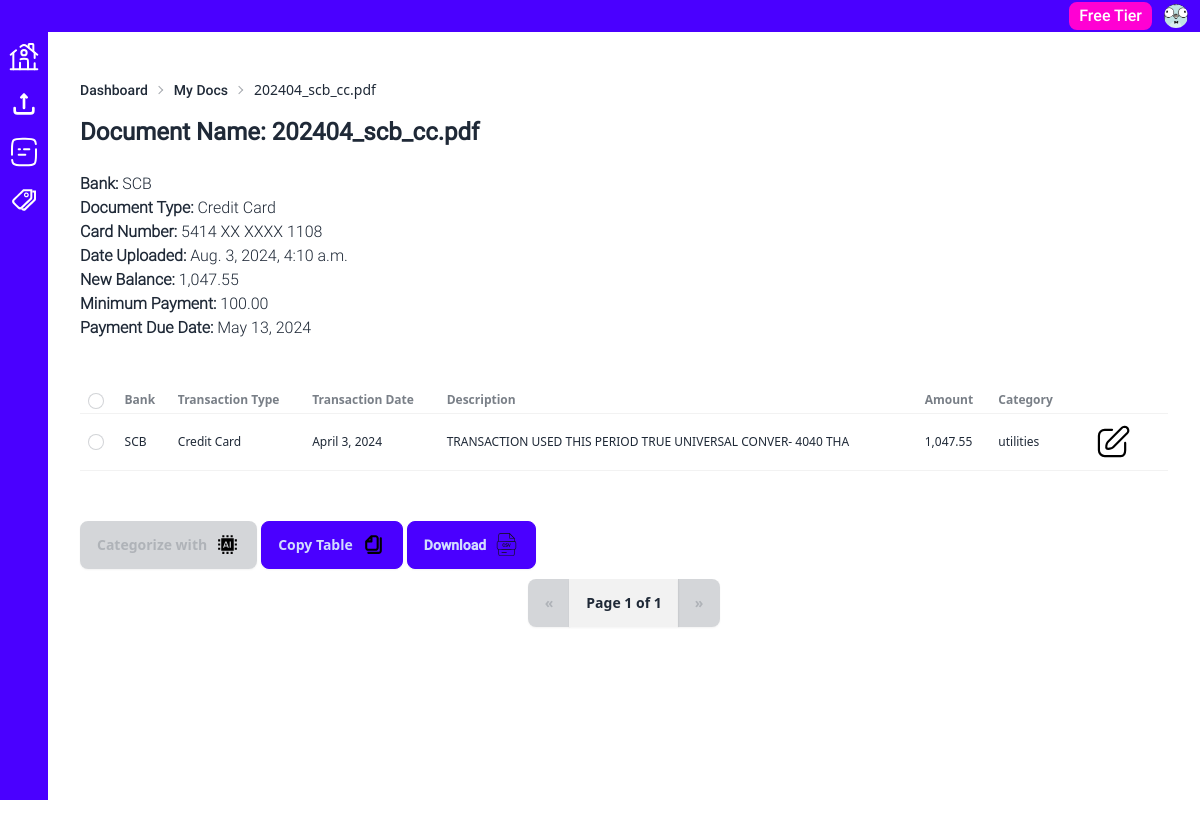
/upload_doc/my_docs/17/credit-card (signed in), run on the app's committed database.
### upload_doc/models.py (models this page shows, shortened)
class Document(models.Model):
    user = models.ForeignKey(
        CustomUser,
        on_delete=models.CASCADE,
        related_name="documents",
        null=True,
        blank=True,
    )
    name = models.CharField(max_length=255, null=True, blank=True)
    s3_file_name = models.CharField(max_length=255, null=True, blank=True)
    date_uploaded = models.DateTimeField(auto_now_add=True)
    transaction_type = models.ForeignKey(
        TransactionType,
        on_delete=models.CASCADE,
        related_name="document",
        null=True,
        blank=True,
    )
    bank = models.ForeignKey(
        Bank,
        on_delete=models.CASCADE,
        related_name="document",
        null=True,
        blank=True,
    )

class Bank(models.Model):
    name = models.CharField(max_length=100)

class TransactionType(models.Model):
    name = models.CharField(max_length=30)
    slug = models.SlugField(max_length=30, null=True, blank=True)

class CreditCardSummary(models.Model):
    user = models.ForeignKey(
        CustomUser,
        on_delete=models.CASCADE,
        related_name="credit_card_summary",
        null=True,
        blank=True,
    )
    document = models.ForeignKey(
        Document,
        on_delete=models.CASCADE,
        related_name="credit_card_summary",
        null=True,
        blank=True,
    )
    card_number = models.CharField(max_length=20, null=True, blank=True)
    credit_limit = models.DecimalField(
        max_digits=10,
        decimal_places=2,
        null=True,
        blank=True,
    )
    closing_date = models.DateField(null=True, blank=True)

class BalanceAndPayment(models.Model):
    user = models.ForeignKey(
        CustomUser,
        on_delete=models.CASCADE,
        related_name="balance_and_payment",
        null=True,
        blank=True,
    )
    document = models.ForeignKey(
        Document,
        on_delete=models.CASCADE,
        related_name="balance_and_payment",
        null=True,
        blank=True,
    )
    new_balance = models.DecimalField(
        max_digits=10,
        decimal_places=2,
        null=True,
        blank=True,
    )
    minimum_payment = models.DecimalField(
        max_digits=10,
        decimal_places=2,
        null=True,
        blank=True,
    )
    payment_date = models.DateField(null=True, blank=True)

class TransactionDetail(models.Model):
    document = models.ForeignKey(
        Document,
        on_delete=models.CASCADE,
        related_name="transaction_details",
    )
    transaction_date = models.DateField(null=True, blank=True)
    posting_date = models.DateField(null=True, blank=True)
    description = models.CharField(
        max_length=255,
        null=True,
        blank=True,
    )
    foreign_currency = models.CharField(
        max_length=255,
        null=True,
        blank=True,
    )
    amount = models.DecimalField(
        max_digits=10,
        decimal_places=2,
        null=True,
        blank=True,
    )
    expense_category = models.ForeignKey(
        ExpenseCategory,
        on_delete=models.CASCADE,
        related_name="transaction_details",
        null=True,
        blank=True,
    )
    ending_balance = models.DecimalField(
        max_digits=10,
        decimal_places=2,
        null=True,
        blank=True,
    )
    saved = models.BooleanField(default=False)
    account_category = models.ForeignKey(
        "AccountCategory",
        on_delete=models.CASCADE,
        related_name="transaction_details",
        null=True,
        blank=True,
    )
    gl_account = models.ForeignKey(
        "GLAccount",
        on_delete=models.CASCADE,
        related_name="transaction_details",
        null=True,
        blank=True,
    )

class ExpenseCategory(models.Model):
    user = models.ForeignKey(
        CustomUser,
        on_delete=models.CASCADE,
        related_name="expense_categories",
        null=True,
        blank=True,
    )
    name = models.CharField(max_length=100)

### upload_doc/views.py (the view, shortened to what this page needs)
def my_docs_detail(request, pk=None, transaction_type_slug=None):
    if request.method == "GET":
        if not request.user.is_anonymous and request.user.has_verified_email:
            user = request.user
            document = get_object_or_404(Document, pk=pk, user=user)
            balance_and_payment = get_object_or_404(
                BalanceAndPayment,
                document=document,
                user=user,
            )
            credit_card_summary = get_object_or_404(
                CreditCardSummary,
                document=document,
                user=user,
            )
            transaction_type = get_object_or_404(
                TransactionType,
                slug=transaction_type_slug,
            )
            print("transaction_type_slug: " + str(transaction_type.slug))
            transactions = document.transaction_details.all().order_by(
                "transaction_date"
            )
            paginator = Paginator(transactions, 10)
            page_number = request.GET.get("page", 1)
            page_obj = paginator.get_page(page_number)
            print("Page Number: " + str(page_number))
            if transaction_type.slug == "credit-card":
                print("Credit Card Template was accessed")
                context = {
                    "document": document,
                    "balance_and_payment": balance_and_payment,
                    "credit_card_summary": credit_card_summary,
                    "page_obj": page_obj,
                }
                return render(
                    request, "upload_doc/my_docs_detail_credit_card.html", context
                )
            else:
                return HttpResponseBadRequest()
        else:
            return HttpResponseForbidden()
    else:
        return HttpResponseNotAllowed(permitted_methods=["GET"])

### theme/templates/upload_doc/my_docs_detail_credit_card.html (shortened to what this page needs)
{% extends "../dashboard/dashboard_base.html" %}
{% load static %}
{% load humanize %}
{% block main %}
<div
  id="pagination_view_result"
  class="my-2 flex-col min-h-screen"
  _="
    def checkCheckboxes()
      set anyChecked to false
      for checkbox in <tbody input.checkbox/>
        if checkbox.checked
          set anyChecked to true
          break
        end
      end
      if not anyChecked
        if #select-all-checkbox.checked
          set #select-all-checkbox.checked to false
        end
        set #ai-button @disabled to true
      else
        remove @disabled from #ai-button
      end
    end
    on load
      checkCheckboxes()
    end
  "
>
  {% include "upload_doc/partials/my_docs_detail_cc_top_content.html" %}
  <div class="overflow-x-auto">
    <table
      class="my-10 table table-xs"
      id="transaction_table">
      <thead>
        <tr>
          <th>
            <label>
              <input id="select-all-checkbox" type="checkbox" class="checkbox checkbox-xs"
                _="
                on click
                  set .checkbox.checked to my.checked
                end
                on change
                  call checkCheckboxes()
                end
                "/>
            </label>
          </th>
          <th>Bank</th>
          <th>Transaction Type</th>
          <th>Transaction Date</th>
          <th>Description</th>
          <th>Amount</th>
          <th>Category</th>
          <th></th>
        </tr>
      </thead>
      <tbody id="transaction_table_body" name="transaction_table_body">
        {% for transaction in page_obj %}
        <tr id="transaction_row_{{ transaction.id}}">
          <td>
            {% if transaction.saved %}
            <input
              type="checkbox"
              class="checkbox checkbox-xs"
              disabled />
            {% else%}
            <input
              type="checkbox"
              class="checkbox checkbox-xs"
              name="transaction_ids"
              value="{{ transaction.id }}"
              _="
              on load
                set my.checked to false
              end
              on change
                call checkCheckboxes()
              end
              "/>
            {% endif %}
          </td>
          <td>{{ document.bank.name }}</td>
          <td>{{ document.transaction_type.name }}</td>
          <td>{{ transaction.transaction_date }}</td>
          <td>{{ transaction.description }}</td>
          <td>{{ transaction.amount|intcomma }}</td>
          {% if transaction.expense_category.name %}
          <td>{{ transaction.expense_category.name }}</td>
          <td>
            <div
              class="btn btn-ghost"
              hx-post="{% url 'edit_category' %}"
              hx-target="#transaction_row_{{ transaction.id }}"
              hx-swap="outerHTML"
              hx-trigger="click"
              hx-vals='{
              "transaction_id":"{{ transaction.id }}",
              "counter_loop":"{{ forloop.counter }}"
              }'>
              <img src="{% static 'svg/edit_icon.svg' %}" class="min-w-[25px] min-h-[25px]">
            </div>
          </td>
          {% endif %}
        </tr>
        {% endfor %}
      </tbody>
    </table>
  </div>
  {% include "upload_doc/partials/my_docs_detail_cc_bottom_content.html" %}
</div>
{% endblock %}

### theme/templates/upload_doc/partials/my_docs_detail_cc_top_content.html
{% load humanize %}
<div class="breadcrumbs text-sm">
  <ul>
    <li><a href="{% url 'dashboard' %}">Dashboard</a></li>
    <li><a href="{% url 'my_docs' %}">My Docs</a></li>
    <li>{{ document.name }}</li>
  </ul>
</div>
<section class="flex-col">
  <header class="my-2">
    <h1 class="text-2xl font-bold mb-6">Document Name: {{ document.name }}</h1>
    <p><span class="font-bold">Bank: </span>{{ document.bank.name }}</p>
    <p><span class="font-bold">Document Type: </span>{{ document.transaction_type.name }}</p>
    <p><span class="font-bold">Card Number: </span>{{ credit_card_summary.card_number }}</p>
    <p><span class="font-bold">Date Uploaded: </span>{{ document.date_uploaded }}</p>
    <p><span class="font-bold">New Balance: </span>{{ balance_and_payment.new_balance|intcomma }}</p>
    <p><span class="font-bold">Minimum Payment: </span>{{ balance_and_payment.minimum_payment|intcomma }}</p>
    <p><span class="font-bold">Payment Due Date: </span>{{ balance_and_payment.payment_date }}</p>
  </header>
</section>

### data on the page
Document: name "202404_scb_cc.pdf", bank.name "SCB", transaction_type.name "Credit Card", date_uploaded "Aug. 3, 2024, 4:10 a.m."
CreditCardSummary: card_number "5414 XX XXXX 1108"
BalanceAndPayment: new_balance "1,047.55", minimum_payment "100.00", payment_date "May 13, 2024"

### other printed values
{{ page_obj.number }} "1"
{{ page_obj.paginator.num_pages }} "1"
